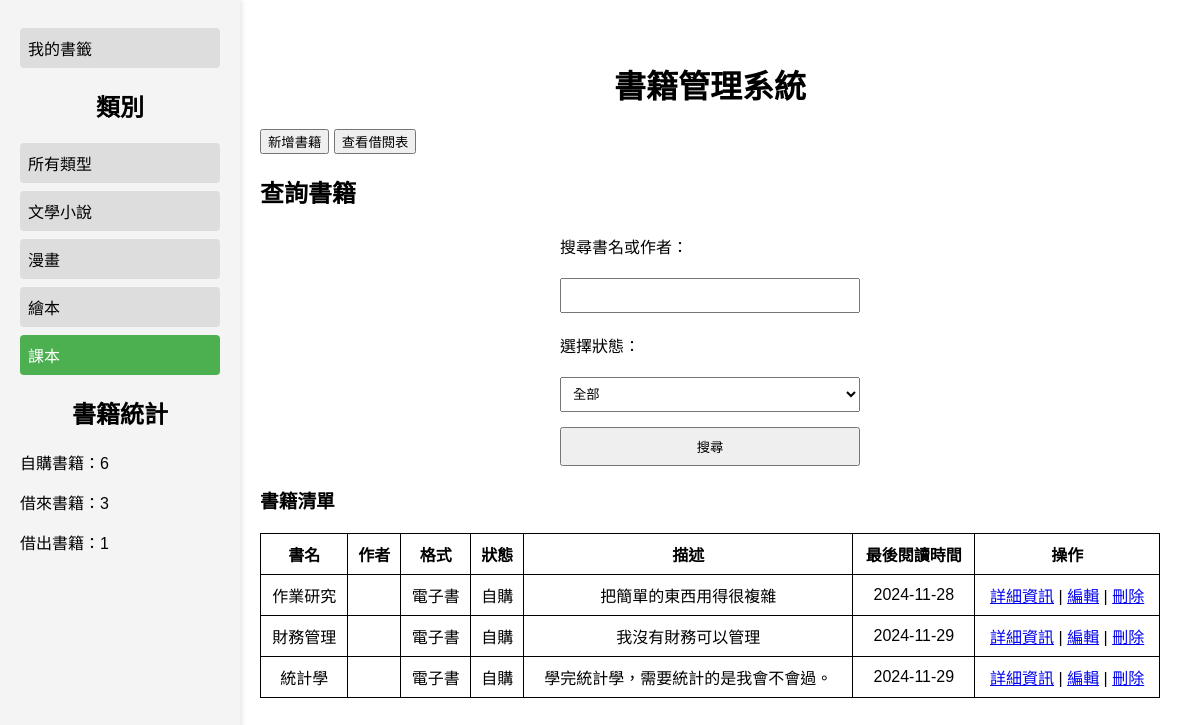
The app's page /index.php?category_id=1 with its own data.
### tables this page shows
CREATE TABLE Categories (
    category_id INT AUTO_INCREMENT PRIMARY KEY,  
    name VARCHAR(50) NOT NULL UNIQUE             
);

create table Books(
book_id INT AUTO_INCREMENT PRIMARY KEY,       
book_name VARCHAR(255) NOT NULL,              
author VARCHAR(255),                          
format ENUM('電子書', '實體書') NOT NULL,     
status ENUM('自購','借來','借出'),            
description TEXT,                             
last_read_time DATE                           
);

### index.php (the view, shortened to what this page needs)
<?php
include 'db.php';
$delete_empty_categories_sql = "DELETE FROM Categories WHERE category_id NOT IN (SELECT DISTINCT category_id FROM Book_Categories)";
$conn->query($delete_empty_categories_sql);
$categories_sql = "SELECT * FROM Categories";
$categories_result = $conn->query($categories_sql);
$search_query = "";
$category_id = isset($_GET['category_id']) ? $_GET['category_id'] : null;
$sql = "SELECT * FROM Books WHERE 1";
if ($category_id) {
    $sql = "SELECT Books.* FROM Books
            INNER JOIN Book_Categories ON Books.book_id = Book_Categories.book_id
            WHERE Book_Categories.category_id = $category_id";
}
$books_count_query = "
    SELECT
        status,
        COUNT(*) AS count
    FROM Books
    GROUP BY status
";
$books_count_result = $conn->query($books_count_query);
$books_count = [
    '自購' => 0,
    '借來' => 0,
    '借出' => 0,
];
if ($books_count_result->num_rows > 0) {
    while ($row = $books_count_result->fetch_assoc()) {
        $books_count[$row['status']] = $row['count'];
    }
}
$result = $conn->query($sql);
?>
<!DOCTYPE html>
<html lang="zh-TW">
<head>
    <link rel="stylesheet" href="assets/styles.css">
</head>
<body>
    <div class="sidebar">
        <a href="reading_progress.php">我的書籤</a>
        <h2>類別</h2>
        <a href="index.php" class="<?php echo $category_id == null ? 'selected' : ''; ?>">所有類型</a>
        <?php while ($category = $categories_result->fetch_assoc()) { ?>
            <a href="index.php?category_id=<?php echo $category['category_id']; ?>" class="<?php echo $category_id == $category['category_id'] ? 'selected' : ''; ?>">
                <?php echo $category['name']; ?>
            </a>
        <?php } ?>
        <h2>書籍統計</h2>
        <p>自購書籍：<?php echo $books_count['自購']; ?></p>
        <p>借來書籍：<?php echo $books_count['借來']; ?></p>
        <p>借出書籍：<?php echo $books_count['借出']; ?></p>
    </div>
    <div class="content">
    <h1>書籍管理系統</h1>
    <a href="add.php"><button>新增書籍</button></a>
    <a href="borrow.php"><button>查看借閱表</button></a>
    <h2>查詢書籍</h2>
    <form action="index.php" method="POST" class="search-form">
        <label>搜尋書名或作者：</label>
        <input type="text" name="search_query" value="<?php echo $search_query; ?>">
        <label>選擇狀態：</label>
        <select name="status">
            <option value="">全部</option>
        </select>
        <button type="submit" name="search">搜尋</button>
    </form>
    <h3>書籍清單</h3>
    <table border="1">
        <tr>
            <th>書名</th>
            <th>作者</th>
            <th>格式</th>
            <th>狀態</th>
            <th>描述</th>
            <th>最後閱讀時間</th>
            <th>操作</th>
        </tr>
        <?php
        if ($result->num_rows > 0) {
            while($row = $result->fetch_assoc()) {
                echo "<tr>";
                echo "<td>" . $row['book_name'] . "</td>";
                echo "<td>" . $row['author'] . "</td>";
                echo "<td>" . $row['format'] . "</td>";
                echo "<td>" . $row['status'] . "</td>";
                echo "<td>" . $row['description'] . "</td>";
                echo "<td>" . $row['last_read_time'] . "</td>";
                echo "<td><a href='book_details.php?id=" . $row['book_id'] . "'>詳細資訊</a> | <a href='edit.php?id=" . $row['book_id'] . "'>編輯</a> | <a href='delete.php?id=" . $row['book_id'] . "' onclick='return confirm(\"確定要刪除這本書嗎?\")'>刪除</a></td>";
                echo "</tr>";
            }
        } else {
            echo "<tr><td colspan='7'>沒有資料</td></tr>";
        }
        ?>
    </table>
</div>
</body>
</html>

### assets/styles.css (style rules this page uses)
body { font-family: Arial, sans-serif; margin: 20px; }
h1 { text-align: center; }
table { width: 100%; border-collapse: collapse; margin: 20px 0; }
th, td { border: 1px solid black; padding: 8px; text-align: center; }
form { display: flex; flex-direction: column; width: 300px; margin: 0 auto; }
label, input, select, textarea { margin: 5px 0; }

### index.php (style rules this page uses)
.sidebar { width: 200px; position: fixed; top: 0; left: 0; height: 100%; background-color: #f4f4f4; padding: 20px; box-shadow: 2px 0 5px rgba(0, 0, 0, 0.1); }
.sidebar h2 { text-align: center; }
.sidebar a { display: block; padding: 8px; margin: 8px 0; background-color: #ddd; text-decoration: none; color: black; border-radius: 4px; }
.sidebar a.selected { background-color: #4CAF50; color: white; }
.content { margin-left: 220px; padding: 20px; }
.search-form { display: flex; gap: 10px; margin-bottom: 20px; }
.search-form input, .search-form select, .search-form button { padding: 8px; }

### records on screen
categories: name "文學小說"
categories: name "漫畫"
categories: name "繪本"
categories: name "課本"
books: book_name "作業研究", format "電子書", status "自購", description "把簡單的東西用得很複雜", last_read_time "2024-11-28"
books: book_name "財務管理", format "電子書", status "自購", description "我沒有財務可以管理", last_read_time "2024-11-29"
books: book_name "統計學", format "電子書", status "自購", description "學完統計學，需要統計的是我會不會過。", last_read_time "2024-11-29"

### other values on screen
$books_count['自購'] "6"
$books_count['借來'] "3"
$books_count['借出'] "1"
